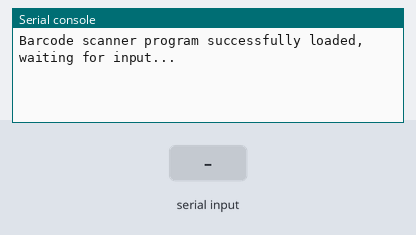
A program run on a simulated ESP32 board running MicroPython. Shown: the last lines printed to the serial console. The test bench sets the inputs (shaded band).

Above: at 1.2 s.
1.3 s: "1\n" received over the second serial link
At 2.2 s:
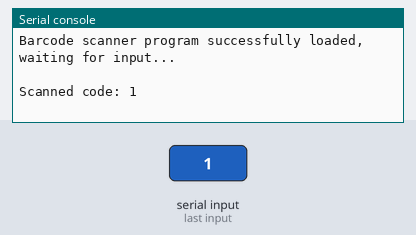
2.8 s: "0\n" received over the second serial link
At 3.4 s:
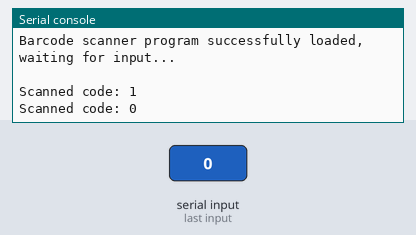
4.3 s: "2\n" received over the second serial link
At 5.7 s:
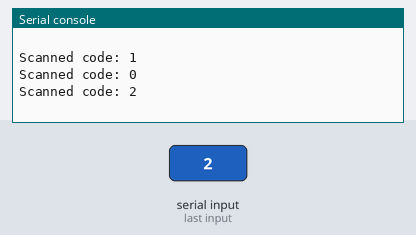

Measured:
- after the input at 1.3 s, the serial console: prints a new line at once (image 1)
- after the input at 2.8 s, the serial console: prints a new line at once (image 2)
- after the input at 4.3 s, the serial console: prints a new line at once (image 3)

The program:

barcode_test1.py
```python
from time import sleep, ticks_ms
from machine import Pin, UART

"""
pwr = Pin(26, Pin.OUT)

pwr.value(1)

sleep(4)

pwr.value(0)
"""

uart = UART(2, 9600)

print("Barcode scanner program successfully loaded, waiting for input...\n")

while True:
    data = uart.readline()
    if data:
        code = data.decode('ascii').strip()
        print(f"Scanned code: {code}")
        data = None
        code = None
    sleep(0.1)
```
